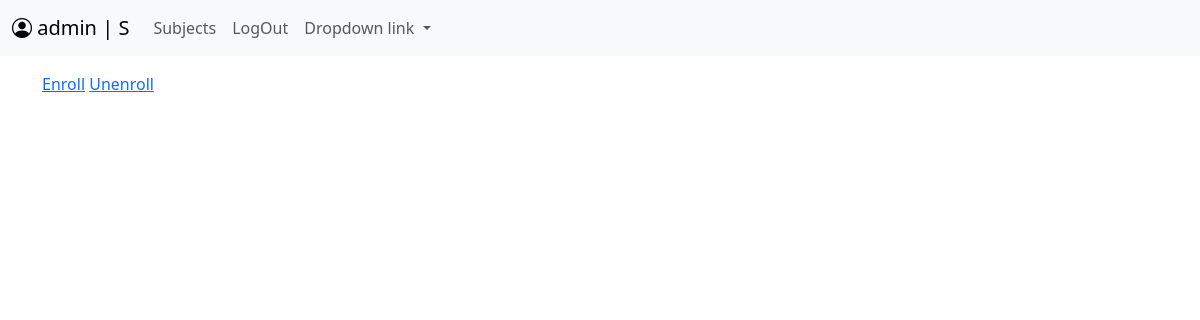
The app's page /subjects/ (signed in), older data.
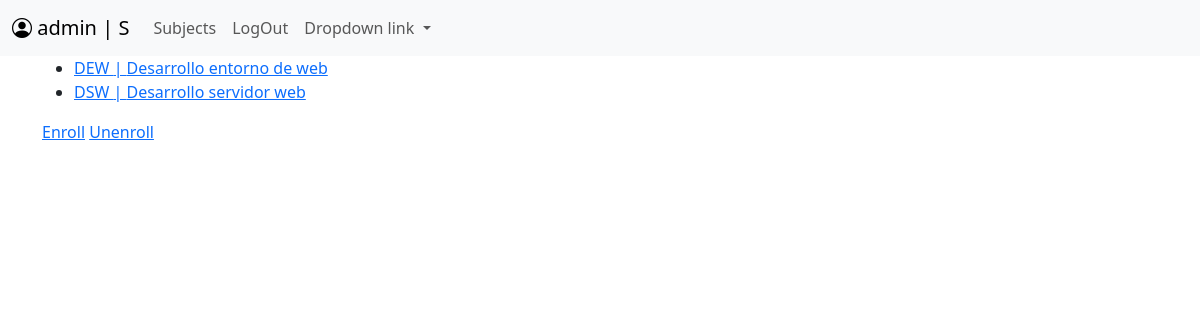
The same page, newer data.
### users/models.py (models this page shows, shortened)
class Profile(models.Model):
    class Role(models.TextChoices):
        STUDENT = 'S', 'Student'
        TEACHER = 'T', 'Teacher'
    role = models.CharField(max_length=1, choices=Role, default=Role.STUDENT)
    user = models.OneToOneField(User, on_delete=models.CASCADE, related_name='profile')
    bio = models.TextField(blank=True)
    avatar = models.ImageField(upload_to='avatars/noavatar.png', blank=True, null=True)

### subjects/models.py (models this page shows, shortened)
class Subject(models.Model):
    code = models.CharField(unique=True, max_length=255)
    name = models.CharField(max_length=255)
    description = models.TextField(
        blank=True,
    )
    students = models.ManyToManyField(User, related_name='student_subjects', through='Enrollment')
    teacher = models.ForeignKey(
        User,
        on_delete=models.CASCADE,
        related_name='teacher_subjects',
    )

### subjects/views.py (the view)
# urls.py: path('', views.subject_list, name='subject-list'),
@login_required
def subject_list(request):
    profile = request.user.profile
    if profile.role == Profile.Role.TEACHER:
        subjects = Subject.objects.filter(teacher=request.user)
    else:
        subjects = Subject.objects.filter(students=request.user)
    return render(request, 'subjects/subject_list.html', {'subjects': subjects})

### subjects/templates/subjects/subject_list.html (shortened to what this page needs)
{% extends "base.html" %}
{% block navbar %}
{% include "shared/navbar.html" %}
{% endblock navbar %}
{% block content %}
<ul>
    {% for subject in subjects %}
        <li><a href="{% url 'subjects:subject-detail' subject.code %}">{{subject.code}} | {{ subject.name }}</a></li>
    {% endfor %}
</ul>
<a href="{% url 'subjects:enroll-subjects'%}">Enroll</a>
<a href="{% url 'subjects:unenroll-subjects'%}">Unenroll</a>
{% endblock content %}

### shared/templates/base.html (shortened to what this page needs)
{% load static %}
<!DOCTYPE html>
<html>
  <head>
    <link rel="stylesheet" href="{% static 'bootstrap/dist/css/bootstrap.min.css' %}">
    <link rel="stylesheet" href="{% static 'bootstrap-icons/font/bootstrap-icons.min.css' %}">
  </head>
  <body>
    {% block navbar %}
    {% endblock navbar %}
    <div class="container">
      {% block content %}
      {% endblock %}
    </div>
  </body>
</html>

### shared/templates/shared/navbar.html (shortened to what this page needs)
{% extends "base.html" %}
{% block navbar %}
<nav class="navbar navbar-expand-lg bg-body-tertiary">
  <div class="container-fluid">
    <a class="navbar-brand" href="#">
      <i class="bi bi-person-circle"></i>
      {{request.user.username}} | {{request.user.profile.role}}
    </a>
    <div class="collapse navbar-collapse" id="navbarNav">
      <ul class="navbar-nav">
        <li class="nav-item">
          <a class="nav-link" href="{% url "subjects:subject-list" %}">Subjects</a>
        </li>
        <li class="nav-item">
          <a class="nav-link" href="{% url 'logout' %}">LogOut</a>
        </li>
        <li class="nav-item dropdown">
          <a class="nav-link dropdown-toggle" href="#" role="button" data-bs-toggle="dropdown" aria-expanded="false">
            Dropdown link
          </a>
        </li>
      </ul>
    </div>
  </div>
</nav>
{% endblock navbar %}

Row changes from the older to the newer data that the page shows:
now on this page (row unchanged): Subject: code "DEW", name "Desarrollo entorno de web"
added Subject: code "DSW", name "Desarrollo servidor web"
